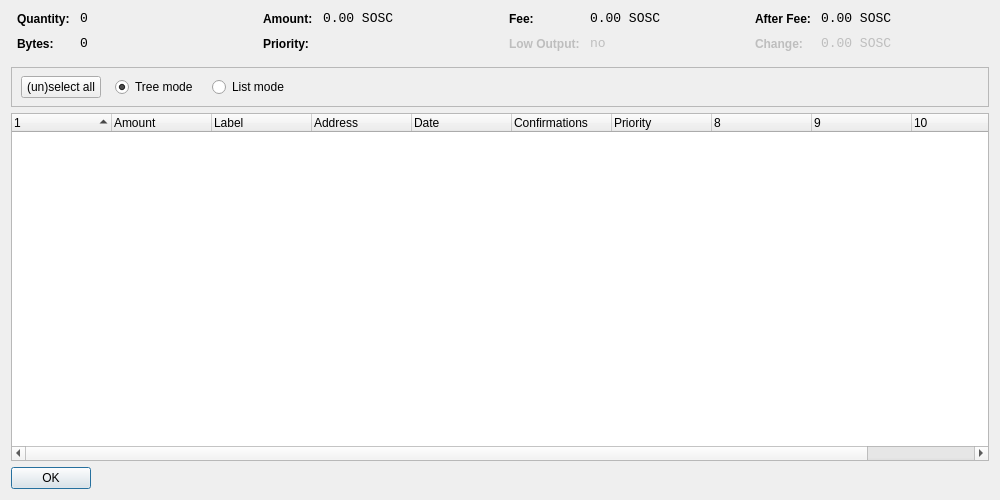
<?xml version="1.0" encoding="UTF-8"?>
<ui version="4.0">
 <class>CoinControlDialog</class>
 <widget class="QDialog" name="CoinControlDialog">
  <property name="geometry">
   <rect>
    <x>0</x>
    <y>0</y>
    <width>1000</width>
    <height>500</height>
   </rect>
  </property>
  <property name="windowTitle">
   <string>Coin Control</string>
  </property>
  <layout class="QVBoxLayout" name="verticalLayout">
   <item>
    <layout class="QHBoxLayout" name="horizontalLayoutTop" stretch="0,0,0,0">
     <property name="topMargin">
      <number>0</number>
     </property>
     <property name="bottomMargin">
      <number>10</number>
     </property>
     <item>
      <layout class="QFormLayout" name="formLayoutCoinControl1">
       <property name="horizontalSpacing">
        <number>10</number>
       </property>
       <property name="verticalSpacing">
        <number>10</number>
       </property>
       <property name="leftMargin">
        <number>6</number>
       </property>
       <property name="rightMargin">
        <number>6</number>
       </property>
       <item row="0" column="0">
        <widget class="QLabel" name="labelCoinControlQuantityText">
         <property name="styleSheet">
          <string notr="true">font-weight:bold;</string>
         </property>
         <property name="text">
          <string>Quantity:</string>
         </property>
        </widget>
       </item>
       <item row="0" column="1">
        <widget class="QLabel" name="labelCoinControlQuantity">
         <property name="font">
          <font>
           <family>Monospace</family>
           <pointsize>10</pointsize>
          </font>
         </property>
         <property name="cursor">
          <cursorShape>IBeamCursor</cursorShape>
         </property>
         <property name="contextMenuPolicy">
          <enum>Qt::ActionsContextMenu</enum>
         </property>
         <property name="text">
          <string notr="true">0</string>
         </property>
         <property name="textInteractionFlags">
          <set>Qt::LinksAccessibleByMouse|Qt::TextSelectableByKeyboard|Qt::TextSelectableByMouse</set>
         </property>
        </widget>
       </item>
       <item row="1" column="0">
        <widget class="QLabel" name="labelCoinControlBytesText">
         <property name="styleSheet">
          <string notr="true">font-weight:bold;</string>
         </property>
         <property name="text">
          <string>Bytes:</string>
         </property>
        </widget>
       </item>
       <item row="1" column="1">
        <widget class="QLabel" name="labelCoinControlBytes">
         <property name="font">
          <font>
           <family>Monospace</family>
           <pointsize>10</pointsize>
          </font>
         </property>
         <property name="cursor">
          <cursorShape>IBeamCursor</cursorShape>
         </property>
         <property name="contextMenuPolicy">
          <enum>Qt::ActionsContextMenu</enum>
         </property>
         <property name="text">
          <string notr="true">0</string>
         </property>
         <property name="textInteractionFlags">
          <set>Qt::LinksAccessibleByMouse|Qt::TextSelectableByKeyboard|Qt::TextSelectableByMouse</set>
         </property>
        </widget>
       </item>
      </layout>
     </item>
     <item>
      <layout class="QFormLayout" name="formLayoutCoinControl2">
       <property name="horizontalSpacing">
        <number>10</number>
       </property>
       <property name="verticalSpacing">
        <number>10</number>
       </property>
       <property name="leftMargin">
        <number>6</number>
       </property>
       <property name="rightMargin">
        <number>6</number>
       </property>
       <item row="0" column="0">
        <widget class="QLabel" name="labelCoinControlAmountText">
         <property name="styleSheet">
          <string notr="true">font-weight:bold;</string>
         </property>
         <property name="text">
          <string>Amount:</string>
         </property>
        </widget>
       </item>
       <item row="0" column="1">
        <widget class="QLabel" name="labelCoinControlAmount">
         <property name="font">
          <font>
           <family>Monospace</family>
           <pointsize>10</pointsize>
          </font>
         </property>
         <property name="cursor">
          <cursorShape>IBeamCursor</cursorShape>
         </property>
         <property name="contextMenuPolicy">
          <enum>Qt::ActionsContextMenu</enum>
         </property>
         <property name="text">
          <string notr="true">0.00 SOSC</string>
         </property>
         <property name="textInteractionFlags">
          <set>Qt::LinksAccessibleByMouse|Qt::TextSelectableByKeyboard|Qt::TextSelectableByMouse</set>
         </property>
        </widget>
       </item>
       <item row="1" column="0">
        <widget class="QLabel" name="labelCoinControlPriorityText">
         <property name="styleSheet">
          <string notr="true">font-weight:bold;</string>
         </property>
         <property name="text">
          <string>Priority:</string>
         </property>
        </widget>
       </item>
       <item row="1" column="1">
        <widget class="QLabel" name="labelCoinControlPriority">
         <property name="font">
          <font>
           <family>Monospace</family>
           <pointsize>10</pointsize>
          </font>
         </property>
         <property name="cursor">
          <cursorShape>IBeamCursor</cursorShape>
         </property>
         <property name="contextMenuPolicy">
          <enum>Qt::ActionsContextMenu</enum>
         </property>
         <property name="text">
          <string/>
         </property>
         <property name="textInteractionFlags">
          <set>Qt::LinksAccessibleByMouse|Qt::TextSelectableByKeyboard|Qt::TextSelectableByMouse</set>
         </property>
        </widget>
       </item>
      </layout>
     </item>
     <item>
      <layout class="QFormLayout" name="formLayoutCoinControl3">
       <property name="horizontalSpacing">
        <number>10</number>
       </property>
       <property name="verticalSpacing">
        <number>10</number>
       </property>
       <property name="leftMargin">
        <number>6</number>
       </property>
       <property name="rightMargin">
        <number>6</number>
       </property>
       <item row="0" column="0">
        <widget class="QLabel" name="labelCoinControlFeeText">
         <property name="styleSheet">
          <string notr="true">font-weight:bold;</string>
         </property>
         <property name="text">
          <string>Fee:</string>
         </property>
        </widget>
       </item>
       <item row="0" column="1">
        <widget class="QLabel" name="labelCoinControlFee">
         <property name="font">
          <font>
           <family>Monospace</family>
           <pointsize>10</pointsize>
          </font>
         </property>
         <property name="cursor">
          <cursorShape>IBeamCursor</cursorShape>
         </property>
         <property name="contextMenuPolicy">
          <enum>Qt::ActionsContextMenu</enum>
         </property>
         <property name="text">
          <string notr="true">0.00 SOSC</string>
         </property>
         <property name="textInteractionFlags">
          <set>Qt::LinksAccessibleByMouse|Qt::TextSelectableByKeyboard|Qt::TextSelectableByMouse</set>
         </property>
        </widget>
       </item>
       <item row="1" column="0">
        <widget class="QLabel" name="labelCoinControlLowOutputText">
         <property name="enabled">
          <bool>false</bool>
         </property>
         <property name="styleSheet">
          <string notr="true">font-weight:bold;</string>
         </property>
         <property name="text">
          <string>Low Output:</string>
         </property>
        </widget>
       </item>
       <item row="1" column="1">
        <widget class="QLabel" name="labelCoinControlLowOutput">
         <property name="enabled">
          <bool>false</bool>
         </property>
         <property name="font">
          <font>
           <family>Monospace</family>
           <pointsize>10</pointsize>
          </font>
         </property>
         <property name="cursor">
          <cursorShape>IBeamCursor</cursorShape>
         </property>
         <property name="contextMenuPolicy">
          <enum>Qt::ActionsContextMenu</enum>
         </property>
         <property name="text">
          <string notr="true">no</string>
         </property>
         <property name="textInteractionFlags">
          <set>Qt::LinksAccessibleByMouse|Qt::TextSelectableByKeyboard|Qt::TextSelectableByMouse</set>
         </property>
        </widget>
       </item>
      </layout>
     </item>
     <item>
      <layout class="QFormLayout" name="formLayoutCoinControl4">
       <property name="horizontalSpacing">
        <number>10</number>
       </property>
       <property name="verticalSpacing">
        <number>10</number>
       </property>
       <property name="leftMargin">
        <number>6</number>
       </property>
       <property name="rightMargin">
        <number>6</number>
       </property>
       <item row="0" column="0">
        <widget class="QLabel" name="labelCoinControlAfterFeeText">
         <property name="styleSheet">
          <string notr="true">font-weight:bold;</string>
         </property>
         <property name="text">
          <string>After Fee:</string>
         </property>
        </widget>
       </item>
       <item row="0" column="1">
        <widget class="QLabel" name="labelCoinControlAfterFee">
         <property name="font">
          <font>
           <family>Monospace</family>
           <pointsize>10</pointsize>
          </font>
         </property>
         <property name="cursor">
          <cursorShape>IBeamCursor</cursorShape>
         </property>
         <property name="contextMenuPolicy">
          <enum>Qt::ActionsContextMenu</enum>
         </property>
         <property name="text">
          <string notr="true">0.00 SOSC</string>
         </property>
         <property name="textInteractionFlags">
          <set>Qt::LinksAccessibleByMouse|Qt::TextSelectableByKeyboard|Qt::TextSelectableByMouse</set>
         </property>
        </widget>
       </item>
       <item row="1" column="0">
        <widget class="QLabel" name="labelCoinControlChangeText">
         <property name="enabled">
          <bool>false</bool>
         </property>
         <property name="styleSheet">
          <string notr="true">font-weight:bold;</string>
         </property>
         <property name="text">
          <string>Change:</string>
         </property>
        </widget>
       </item>
       <item row="1" column="1">
        <widget class="QLabel" name="labelCoinControlChange">
         <property name="enabled">
          <bool>false</bool>
         </property>
         <property name="font">
          <font>
           <family>Monospace</family>
           <pointsize>10</pointsize>
          </font>
         </property>
         <property name="cursor">
          <cursorShape>IBeamCursor</cursorShape>
         </property>
         <property name="contextMenuPolicy">
          <enum>Qt::ActionsContextMenu</enum>
         </property>
         <property name="text">
          <string notr="true">0.00 SOSC</string>
         </property>
         <property name="textInteractionFlags">
          <set>Qt::LinksAccessibleByMouse|Qt::TextSelectableByKeyboard|Qt::TextSelectableByMouse</set>
         </property>
        </widget>
       </item>
      </layout>
     </item>
    </layout>
   </item>
   <item>
    <widget class="QFrame" name="frame">
     <property name="minimumSize">
      <size>
       <width>0</width>
       <height>40</height>
      </size>
     </property>
     <property name="frameShape">
      <enum>QFrame::StyledPanel</enum>
     </property>
     <property name="frameShadow">
      <enum>QFrame::Sunken</enum>
     </property>
     <widget class="QWidget" name="horizontalLayoutWidget">
      <property name="geometry">
       <rect>
        <x>10</x>
        <y>0</y>
        <width>781</width>
        <height>41</height>
       </rect>
      </property>
      <layout class="QHBoxLayout" name="horizontalLayoutPanel" stretch="0,0,0,0,0">
       <property name="spacing">
        <number>14</number>
       </property>
       <item>
        <widget class="QPushButton" name="pushButtonSelectAll">
         <property name="sizePolicy">
          <sizepolicy hsizetype="Maximum" vsizetype="Fixed">
           <horstretch>0</horstretch>
           <verstretch>0</verstretch>
          </sizepolicy>
         </property>
         <property name="text">
          <string>(un)select all</string>
         </property>
        </widget>
       </item>
       <item>
        <widget class="QRadioButton" name="radioTreeMode">
         <property name="sizePolicy">
          <sizepolicy hsizetype="Maximum" vsizetype="Fixed">
           <horstretch>0</horstretch>
           <verstretch>0</verstretch>
          </sizepolicy>
         </property>
         <property name="text">
          <string>Tree mode</string>
         </property>
         <property name="checked">
          <bool>true</bool>
         </property>
        </widget>
       </item>
       <item>
        <widget class="QRadioButton" name="radioListMode">
         <property name="sizePolicy">
          <sizepolicy hsizetype="Maximum" vsizetype="Fixed">
           <horstretch>0</horstretch>
           <verstretch>0</verstretch>
          </sizepolicy>
         </property>
         <property name="text">
          <string>List mode</string>
         </property>
        </widget>
       </item>
       <item>
        <spacer name="horizontalSpacer">
         <property name="orientation">
          <enum>Qt::Horizontal</enum>
         </property>
         <property name="sizeHint" stdset="0">
          <size>
           <width>40</width>
           <height>20</height>
          </size>
         </property>
        </spacer>
       </item>
      </layout>
     </widget>
    </widget>
   </item>
   <item>
    <widget class="CoinControlTreeWidget" name="treeWidget">
     <property name="contextMenuPolicy">
      <enum>Qt::CustomContextMenu</enum>
     </property>
     <property name="sortingEnabled">
      <bool>false</bool>
     </property>
     <property name="columnCount">
      <number>11</number>
     </property>
     <attribute name="headerShowSortIndicator" stdset="0">
      <bool>true</bool>
     </attribute>
     <attribute name="headerStretchLastSection">
      <bool>false</bool>
     </attribute>
     <column>
      <property name="text">
       <string/>
      </property>
     </column>
     <column>
      <property name="text">
       <string>Amount</string>
      </property>
     </column>
     <column>
      <property name="text">
       <string>Label</string>
      </property>
     </column>
     <column>
      <property name="text">
       <string>Address</string>
      </property>
     </column>
     <column>
      <property name="text">
       <string>Date</string>
      </property>
     </column>
     <column>
      <property name="text">
       <string>Confirmations</string>
      </property>
      <property name="toolTip">
       <string>Confirmed</string>
      </property>
     </column>
     <column>
      <property name="text">
       <string>Priority</string>
      </property>
     </column>
     <column>
      <property name="text">
       <string/>
      </property>
     </column>
     <column>
      <property name="text">
       <string/>
      </property>
     </column>
     <column>
      <property name="text">
       <string/>
      </property>
     </column>
     <column>
      <property name="text">
       <string/>
      </property>
     </column>
    </widget>
   </item>
   <item>
    <widget class="QDialogButtonBox" name="buttonBox">
     <property name="sizePolicy">
      <sizepolicy hsizetype="Maximum" vsizetype="Fixed">
       <horstretch>0</horstretch>
       <verstretch>0</verstretch>
      </sizepolicy>
     </property>
     <property name="orientation">
      <enum>Qt::Horizontal</enum>
     </property>
     <property name="standardButtons">
      <set>QDialogButtonBox::Ok</set>
     </property>
    </widget>
   </item>
  </layout>
 </widget>
 <customwidgets>
  <customwidget>
   <class>CoinControlTreeWidget</class>
   <extends>QTreeWidget</extends>
   <header>coincontroltreewidget.h</header>
  </customwidget>
 </customwidgets>
 <resources/>
 <connections/>
</ui>
